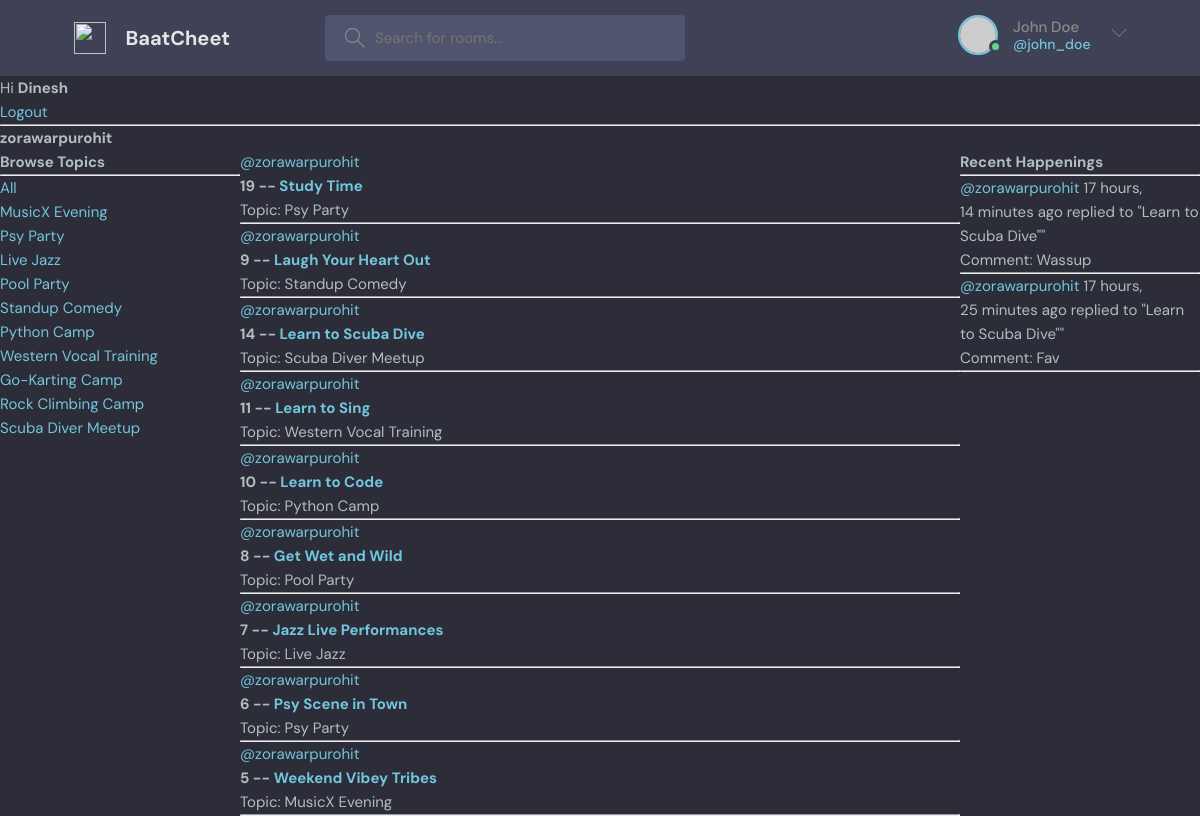
The app's page /profile/1 (signed in) with its own data.
### base/models.py (models this page shows, shortened)
class Topic(models.Model):
    name = models.CharField(max_length=200)

class Room(models.Model):
    host = models.ForeignKey(User, on_delete=models.SET_NULL, null=True)
    topic = models.ForeignKey(Topic, on_delete=models.SET_NULL, null=True)
    name = models.CharField(max_length=200)
    description = models.TextField(null=True, blank=True)
    participants = models.ManyToManyField(User, related_name='participants', blank = True)
    updated = models.DateTimeField(auto_now=True)
    created = models.DateTimeField(auto_now_add=True)
    class Meta:
        ordering = ['-updated', '-created']
    def __str__(self):
        return self.name

class Message(models.Model):
    user = models.ForeignKey(User, on_delete=models.CASCADE)
    room = models.ForeignKey(Room, on_delete=models.CASCADE)
    body = models.TextField()
    updated = models.DateTimeField(auto_now=True)
    created = models.DateTimeField(auto_now_add=True)
    class Meta:
        ordering = ['-updated', '-created']
    def __str__(self):
        return self.body[0:50]

### base/views.py (the view)
# urls.py: path('profile/<str:id>', views.userProfile, name="userprofile"),
def userProfile(request, id):
    user = User.objects.get(id=id)
    rooms = user.room_set.all()
    room_messages = user.message_set.all()
    topics = Topic.objects.all()
    profile_data = {'user': user, 'rooms': rooms, 'room_messages': room_messages, 'topics':topics}
    return render(request, 'base/profile.html', profile_data)

### base/templates/base/profile.html (shortened to what this page needs)
{% extends 'main.html' %}
{% block content %}
<h1>{{user.username}}</h1>
<div class="profile-container">
    <div>
        {% include 'base/topics_component.html' %}
    </div>
    <div>
        {% include 'base/feed_component.html' %}
    </div>
    <div>
        {% include 'base/activity_component.html' %}
    </div>
</div>
{% endblock %}

### templates/navigation.html (shortened to what this page needs)
<header class="header header--loggedIn">
    <div class="container">
      <a href="{% url 'home' %}" class="header__logo">
        <img src="assets/logo.svg" />
        <h1>BaatCheet</h1>
      </a>
      <form class="header__search" method="GET" action="{% url 'home' %}">
        <label>
          <input name="q" placeholder="Search for rooms..." />
        </label>
      </form>
      <nav class="header__menu">
        <div class="header__user">
          <a href="profile.html">
            <div class="avatar avatar--medium active">
              <img src="https://randomuser.me/api/portraits/men/37.jpg" />
            </div>
            <p>John Doe <span>@john_doe</span></p>
          </a>
          <button class="dropdown-button">
            <svg version="1.1" xmlns="http://www.w3.org/2000/svg" width="32" height="32" viewBox="0 0 32 32">
              <title>chevron-down</title>
              <path d="M16 21l-13-13h-3l16 16 16-16h-3l-13 13z"></path>
            </svg>
          </button>
        </div>
      </nav>
    </div>
  </header>
{%if request.user.is_authenticated %}
<p>Hi <strong>{{request.user | capfirst }}</strong></p>
<a href="{% url 'logout' %}"> Logout </a>
{% else %}
<a href="{% url 'login' %}"> Login</a>
{% endif %}
<hr>

### base/templates/base/topics_component.html
<h3>Browse Topics</h3>
<hr>
<div>
  <a href="{% url 'home' %}">All</a>
</div>
{% for topic in topics %}
<div>
  <a href="{% url 'home' %}?q={{topic.name}}">{{topic.name}}</a>
</div>
{% endfor %}

### base/templates/base/feed_component.html (shortened to what this page needs)
<div>
    {% for room in rooms %}
      <div>
        <a href="{% url 'userprofile' room.host.id %}">@{{room.host.username}}</a>
        <h4>{{room.id}} -- <a href="{% url 'room' room.id %}">{{room.name}}</a></h4>
        <small>Topic: {{room.topic.name}}</small>
        <hr>
      </div>
    {% endfor %}
  </div>

### base/templates/base/activity_component.html (shortened to what this page needs)
<h3>Recent Happenings</h3>
<hr>
{% for message in room_messages %}
  <div>
    <small><a href=" {% url 'userprofile' message.user.id %}">@{{message.user}}</a> {{message.created | timesince }}</small>
    <small>ago replied to "{{message.room}}"" </small>
    <p>Comment: {{message}}</p>
    <hr>
  </div>
{% endfor %}

### static/styles/style.css (style rules this page uses)
:root { --color-main: #71c6dd; --color-main-light: #e1f6fb; --color-dark: #3f4156; --color-dark-medium: #51546e; --color-dark-light: #696d97; --color-light: #e5e5e5; --color-gray: #8b8b8b; --color-light-gray: #b2bdbd; --color-bg: #2d2d39; --color-success: #5dd693; --color-error: #fc4b0b; }
* { font-family: "DM Sans", -apple-system, BlinkMacSystemFont, "Segoe UI", Roboto, Oxygen, Ubuntu, Cantarell, "Open Sans", "Helvetica Neue", sans-serif; margin: 0; padding: 0; box-sizing: border-box; text-rendering: optimizeLegibility; font-size: inherit; }
html { font-size: 56.25%; }
@media only screen and (min-width: 1200px) { html { font-size: 62.5%; } }
body { line-height: 1.6; font-weight: 400; font-size: 1.5rem; color: var(--color-light-gray); background-color: var(--color-bg); min-height: 100vh; }
img { width: 100%; }
a { display: inline-block; color: var(--color-main); text-decoration: none; }
.container { max-width: 120rem; width: 90%; margin: auto; }
.avatar { position: relative; display: inline-block; border-radius: 50%; border: 2px solid var(--color-main); }
.avatar img { display: block; border-radius: 50%; object-fit: cover; object-position: center; }
.avatar::after { content: ""; display: block; position: absolute; background-color: var(--color-gray); z-index: 111; border-radius: 50%; border: 0.3rem solid var(--color-dark); }
.avatar.active::after { background-color: var(--color-success); }
.avatar.avatar--medium img { width: 3.6rem; height: 3.6rem; border-radius: 50%; }
.avatar.avatar--medium:after { width: 0.7rem; height: 0.7rem; bottom: 0px; right: -6px; }
.header { padding: 1.5rem; background-color: var(--color-dark); }
.header > .container { display: flex; gap: 9.5rem; }
.header__logo, .header__user { display: flex; gap: 2rem; align-items: center; }
.header__logo > img { height: 3.2rem; width: 3.2rem; }
.header__logo > h1 { font-weight: 700; font-size: 2rem; color: var(--color-light); }
.header__search > label { background-color: var(--color-dark-medium); padding: 1.3rem 1rem; display: flex; align-items: center; gap: 1rem; border-radius: 4px; }
.header__search svg { fill: var(--color-gray); width: 2rem; height: 2rem; margin-left: 1rem; }
.header__search input { width: 30rem; background: transparent; border: none; outline: none; color: var(--color-light); }
.header__menu { margin-left: auto; position: relative; }
.header__menu a { display: flex; gap: 1.5rem; align-items: center; font-weight: 500; text-decoration: none; color: var(--color-gray); }
.header__menu img { height: 3.6rem; }
.header__menu p { line-height: 1.2; }
.header__menu span { color: var(--color-main); font-weight: 500; font-size: 1.4rem; display: block; }
.header__menu svg { width: 1.6rem; height: 1.6rem; fill: var(--color-dark-light); }
.dropdown-button { background: transparent; border: 0; outline: 0; cursor: pointer; }

### base/templates/base/profile.html (style rules this page uses)
.profile-container { display: grid; grid-template-columns: 1fr 3fr 1fr ; }

### records on screen
Topic: name "MusicX Evening"
Topic: name "Psy Party"
Topic: name "Live Jazz"
Topic: name "Pool Party"
Topic: name "Standup Comedy"
Topic: name "Python Camp"
Topic: name "Western Vocal Training"
Topic: name "Go-Karting Camp"
Topic: name "Rock Climbing Camp"
Topic: name "Scuba Diver Meetup"
Room: host.username "zorawarpurohit", id "19", name "Study Time", topic.name "Psy Party"
Room: host.username "zorawarpurohit", id "9", name "Laugh Your Heart Out", topic.name "Standup Comedy"
Room: host.username "zorawarpurohit", id "14", name "Learn to Scuba Dive", topic.name "Scuba Diver Meetup"
Room: host.username "zorawarpurohit", id "11", name "Learn to Sing", topic.name "Western Vocal Training"
Room: host.username "zorawarpurohit", id "10", name "Learn to Code", topic.name "Python Camp"
Room: host.username "zorawarpurohit", id "8", name "Get Wet and Wild", topic.name "Pool Party"
Room: host.username "zorawarpurohit", id "7", name "Jazz Live Performances", topic.name "Live Jazz"
Room: host.username "zorawarpurohit", id "6", name "Psy Scene in Town", topic.name "Psy Party"
Room: host.username "zorawarpurohit", id "5", name "Weekend Vibey Tribes", topic.name "MusicX Evening"
Message: user "zorawarpurohit", created "17 hours, 14 minutes", room "Learn to Scuba Dive", body "Wassup"
Message: user "zorawarpurohit", created "17 hours, 25 minutes", room "Learn to Scuba Dive", body "Fav"

### other values on screen
{{ request.user | capfirst }} "Dinesh"
{{ user.username }} "zorawarpurohit"
